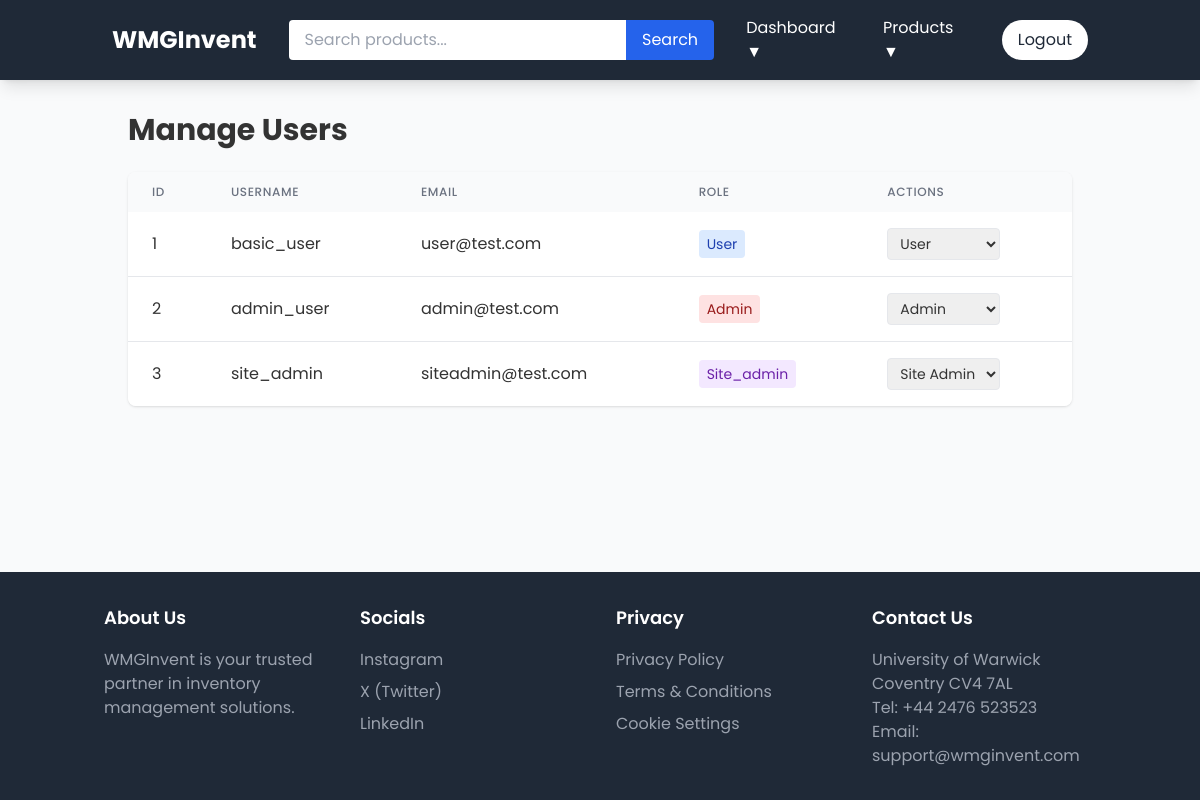
Screenshot of /dashboard/users (signed in) with the database file from the repository.
### app/models/user.py (models this page shows, shortened)
class User(UserMixin, db.Model):
    id = db.Column(db.Integer, primary_key=True)
    username = db.Column(db.String(64), unique=True, nullable=False)  # Unique username for login
    email = db.Column(db.String(120), unique=True, nullable=False)    # Unique email for contact
    password_hash = db.Column(db.String(128))                         # Securely stored password hash
    role = db.Column(db.String(20), nullable=False, default='user')   # Role-based access control
    def can_manage_stock(self):
        return self.role in ['admin', 'site_admin']
    def can_manage_users(self):
        return self.role == 'site_admin'

### app/routes/admin.py (the view)
@bp.route('/users')
@login_required
def users():
    if not current_user.can_manage_users():
        abort(403)
    users = User.query.all()
    return render_template('admin/users.html', users=users)

### app/__init__.py (called while the page is built)
def create_app(config_class=Config):
    app = Flask(__name__)  # Use built-in static folder in app/static
    app.config.from_object(config_class)
    db.init_app(app)
    login_manager.init_app(app)
    migrate.init_app(app, db)
    csrf.init_app(app)
    login_manager.login_view = 'auth.login'
    login_manager.login_message_category = 'info'
    from app.models.category import Category
    @app.context_processor
    def inject_categories():
        return dict(categories=Category.query.all())
    from app.routes import auth, main, products, admin, orders, reorders
    app.register_blueprint(auth.bp)
    app.register_blueprint(main.bp)
    app.register_blueprint(products.bp)
    app.register_blueprint(admin.bp)
    app.register_blueprint(orders.bp)
    app.register_blueprint(reorders.bp)
    print(f"Static folder path: {app.static_folder}")
    return app

### app/models/user.py (called while the page is built)
@login_manager.user_loader
def load_user(id):
    return User.query.get(int(id))

### app/templates/admin/users.html (shortened to what this page needs)
{% extends "base.html" %}
{% block content %}
<div class="container mx-auto px-4">
    <h1 class="text-3xl font-bold mb-6">Manage Users</h1>
    <div class="bg-white rounded-lg shadow overflow-hidden">
        <table class="min-w-full">
            <thead class="bg-gray-50">
                <tr>
                    <th class="px-6 py-3 text-left text-xs font-medium text-gray-500 uppercase tracking-wider">ID</th>
                    <th class="px-6 py-3 text-left text-xs font-medium text-gray-500 uppercase tracking-wider">Username</th>
                    <th class="px-6 py-3 text-left text-xs font-medium text-gray-500 uppercase tracking-wider">Email</th>
                    <th class="px-6 py-3 text-left text-xs font-medium text-gray-500 uppercase tracking-wider">Role</th>
                    <th class="px-6 py-3 text-left text-xs font-medium text-gray-500 uppercase tracking-wider">Actions</th>
                </tr>
            </thead>
            <tbody class="bg-white divide-y divide-gray-200">
                {% for user in users %}
                <tr>
                    <td class="px-6 py-4 whitespace-nowrap">{{ user.id }}</td>
                    <td class="px-6 py-4 whitespace-nowrap">{{ user.username }}</td>
                    <td class="px-6 py-4 whitespace-nowrap">{{ user.email }}</td>
                    <td class="px-6 py-4 whitespace-nowrap">
                        <span class="px-2 py-1 rounded text-sm
                            {% if user.role == 'admin' %}bg-red-100 text-red-800
                            {% elif user.role == 'site_admin' %}bg-purple-100 text-purple-800
                            {% else %}bg-blue-100 text-blue-800{% endif %}">
                            {{ user.role|title }}
                        </span>
                    </td>
                    <td class="px-6 py-4 whitespace-nowrap">
                        <form method="POST" action="{{ url_for('admin.update_user_role', id=user.id) }}" class="inline">
                            <select name="role" onchange="this.form.submit()"
                                    class="px-2 py-1 border rounded text-sm">
                                <option value="user" {% if user.role == 'user' %}selected{% endif %}>User</option>
                                <option value="admin" {% if user.role == 'admin' %}selected{% endif %}>Admin</option>
                                <option value="site_admin" {% if user.role == 'site_admin' %}selected{% endif %}>Site Admin</option>
                            </select>
                        </form>
                    </td>
                </tr>
                {% endfor %}
            </tbody>
        </table>
    </div>
</div>
{% endblock %}

### app/static/css/style.css (style rules this page uses)
body { font-family: 'Poppins', sans-serif; line-height: 1.6; color: #333; background-color: #f5f5f5; }

### rows the page displays
User: id "1", username "basic_user", email "user@test.com", role "User"
User: id "2", username "admin_user", email "admin@test.com", role "Admin"
User: id "3", username "site_admin", email "siteadmin@test.com", role "Site_admin", role "Site Admin"
